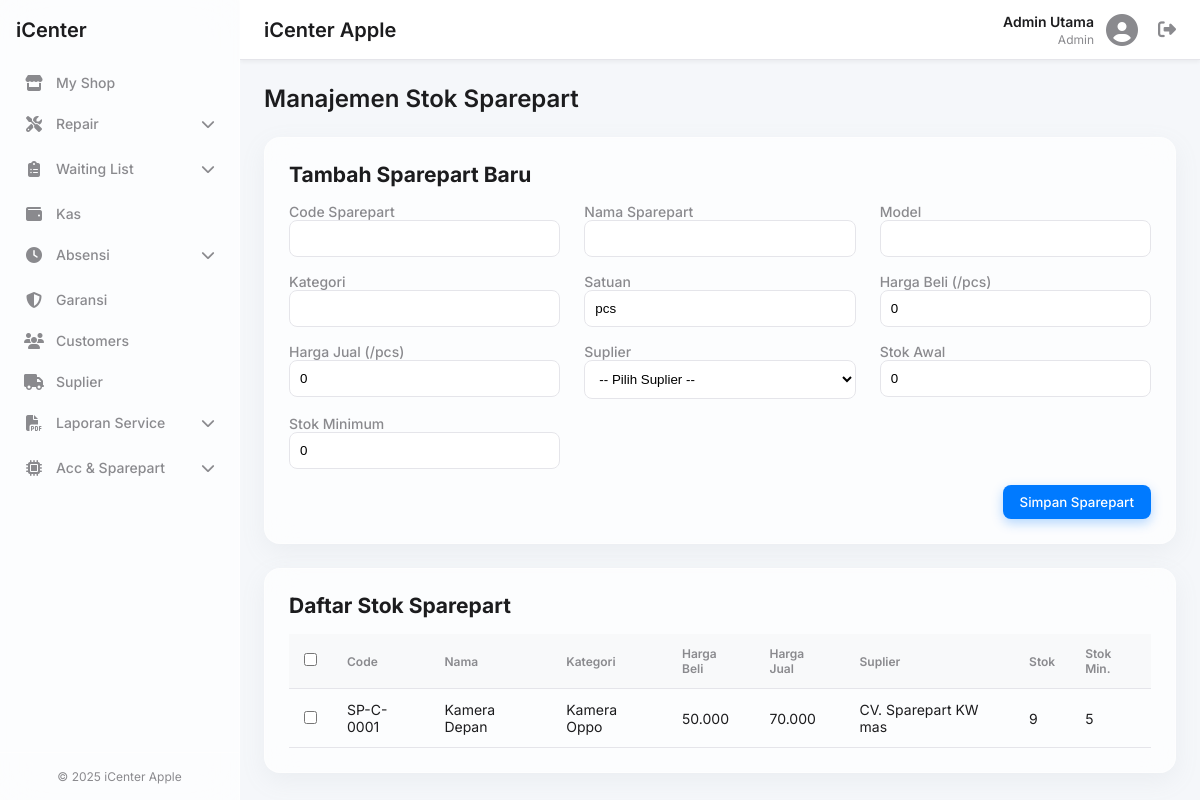
The app's page /stok_sparepart.php (signed in), older data.
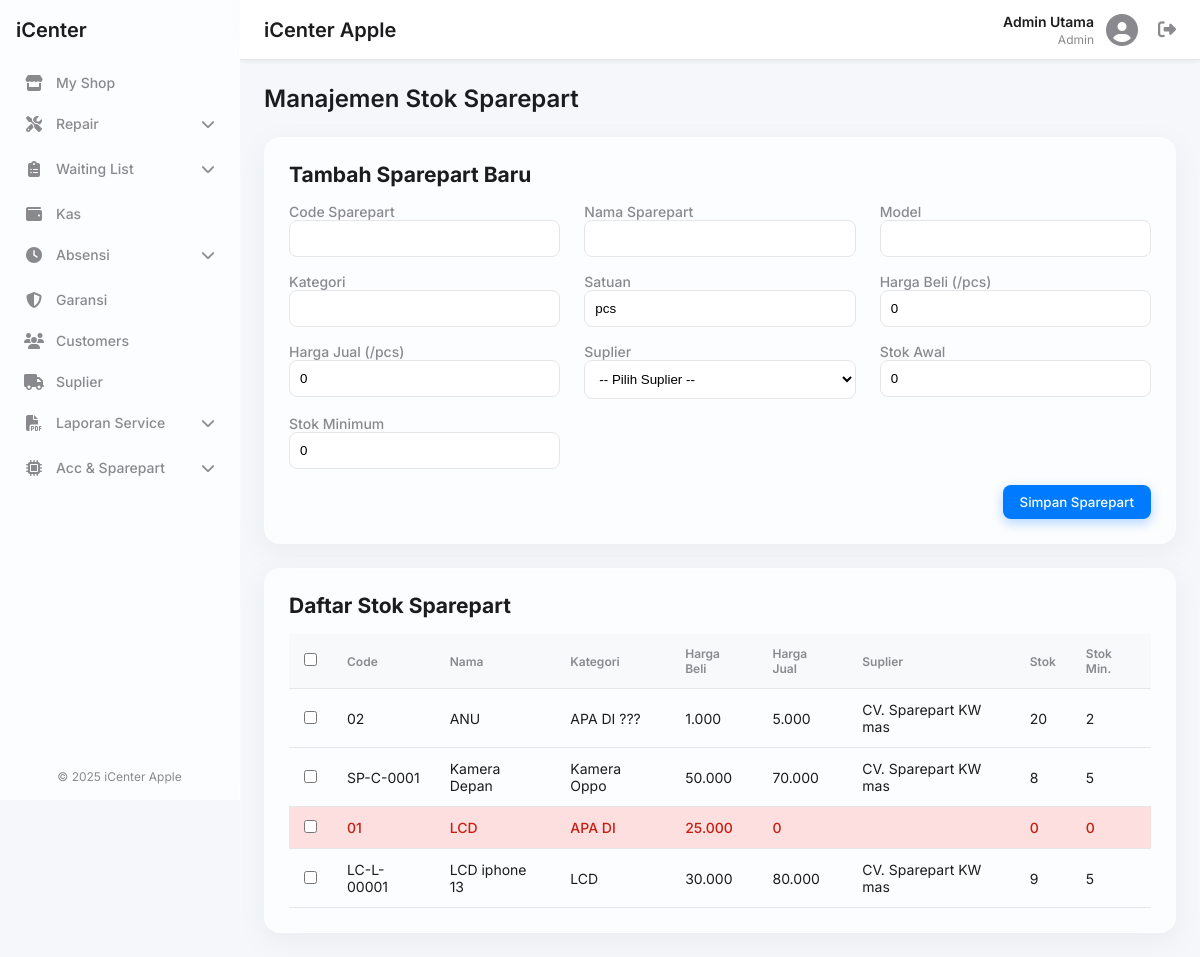
The same page, newer data.
### tables this page shows
CREATE TABLE `master_sparepart` (
  `id` int(11) NOT NULL,
  `code_sparepart` varchar(50) NOT NULL,
  `nama` varchar(100) NOT NULL,
  `model` varchar(100) DEFAULT NULL,
  `kategori` varchar(100) DEFAULT NULL,
  `satuan` varchar(20) DEFAULT 'pcs',
  `harga_beli` decimal(12,2) DEFAULT 0.00,
  `harga_jual` decimal(12,2) DEFAULT 0.00,
  `supplier_merek` varchar(100) DEFAULT NULL,
  `stok_tersedia` int(11) DEFAULT 0,
  `stok_minimum` int(11) DEFAULT 0,
  `created_at` timestamp NULL DEFAULT current_timestamp()
);

### stok_sparepart.php (the view, shortened to what this page needs)
<?php
require_once 'includes/header.php';
$sparepart_data = [];
$sql_select = "SELECT * FROM master_sparepart ORDER BY nama ASC";
$result = $conn->query($sql_select);
if ($result) {
    while ($row = $result->fetch_assoc()) {
        $sparepart_data[] = $row;
    }
}
?>
<h1 class="page-title">Manajemen Stok Sparepart</h1>
<div class="form-container glass-effect">
    <h2 style="margin-bottom: 16px;">Tambah Sparepart Baru</h2>
    <form action="stok_sparepart.php" method="POST">
        <div class="form-grid-3">
            <div class="form-group">
                <label for="code_sparepart">Code Sparepart</label>
                <input type="text" id="code_sparepart" name="code_sparepart" required>
            </div>
            <div class="form-group">
                <label for="nama">Nama Sparepart</label>
                <input type="text" id="nama" name="nama" required>
            </div>
            <div class="form-group">
                <label for="model">Model</label>
                <input type="text" id="model" name="model">
            </div>
            <div class="form-group">
                <label for="kategori">Kategori</label>
                <input type="text" id="kategori" name="kategori">
            </div>
            <div class="form-group">
                <label for="satuan">Satuan</label>
                <input type="text" id="satuan" name="satuan" value="pcs">
            </div>
            <div class="form-group">
                <label for="harga_beli">Harga Beli (/pcs)</label>
                <input type="number" id="harga_beli" name="harga_beli" value="0">
            </div>
            <div class="form-group">
                <label for="harga_jual">Harga Jual (/pcs)</label>
                <input type="number" id="harga_jual" name="harga_jual" value="0">
            </div>
            <div class="form-group">
                <label for="supplier_merek">Suplier</label>
                <select id="supplier_merek" name="supplier_merek">
                    <option value="">-- Pilih Suplier --</option>
                </select>
            </div>
            <div class="form-group">
                <label for="stok_tersedia">Stok Awal</label>
                <input type="number" id="stok_tersedia" name="stok_tersedia" value="0">
            </div>
            <div class="form-group">
                <label for="stok_minimum">Stok Minimum</label>
                <input type="number" id="stok_minimum" name="stok_minimum" value="0">
            </div>
        </div>
        <div class="form-footer">
            <button type="submit" name="simpan_sparepart" class="btn btn-primary">Simpan Sparepart</button>
        </div>
    </form>
</div>
<div class="data-table-container glass-effect">
    <form action="delete_sparepart.php" method="POST" id="deleteForm">
        <div class="data-table-header">
            <h2>Daftar Stok Sparepart</h2>
        </div>
        <div class="table-wrapper">
            <table class="data-table">
                <thead>
                    <tr>
                        <th><input type="checkbox" id="selectAll"></th>
                        <th>Code</th>
                        <th>Nama</th>
                        <th>Kategori</th>
                        <th>Harga Beli</th>
                        <th>Harga Jual</th>
                        <th>Suplier</th>
                        <th>Stok</th>
                        <th>Stok Min.</th>
                    </tr>
                </thead>
                <tbody>
                    <?php if (empty($sparepart_data)): ?>
                        <tr>
                            <td colspan="9" style="text-align: center; padding: 20px;">Belum ada data sparepart.</td>
                        </tr>
                    <?php else: ?>
                        <?php foreach ($sparepart_data as $data): ?>
                            <tr class="<?php echo ($data['stok_tersedia'] <= $data['stok_minimum']) ? 'stock-low' : ''; ?>">
                                <td><input type="checkbox" name="selected_spareparts[]" value="<?php echo htmlspecialchars($data['code_sparepart']); ?>" class="row-checkbox"></td>
                                <td><?php echo htmlspecialchars($data['code_sparepart']); ?></td>
                                <td><?php echo htmlspecialchars($data['nama']); ?></td>
                                <td><?php echo htmlspecialchars($data['kategori']); ?></td>
                                <td><?php echo number_format($data['harga_beli'], 0, ',', '.'); ?></td>
                                <td><?php echo number_format($data['harga_jual'], 0, ',', '.'); ?></td>
                                <td><?php echo htmlspecialchars($data['supplier_merek']); ?></td>
                                <td><?php echo htmlspecialchars($data['stok_tersedia']); ?></td>
                                <td><?php echo htmlspecialchars($data['stok_minimum']); ?></td>
                            </tr>
                        <?php endforeach; ?>
                    <?php endif; ?>
                </tbody>
            </table>
        </div>
    </form>
</div>
<?php
require_once 'includes/footer.php';
?>

Row changes from the older to the newer data that the page shows:
added master_sparepart: code_sparepart "02", nama "ANU", kategori "APA DI ???", harga_beli "1.000", harga_jual "5.000", supplier_merek "CV. Sparepart KW mas", stok_tersedia "20", stok_minimum "2"
changed master_sparepart "SP-C-0001": stok_tersedia "9" → "8"
added master_sparepart: code_sparepart "01", nama "LCD", kategori "APA DI", harga_beli "25.000", harga_jual "0", stok_tersedia "0", stok_minimum "0"
added master_sparepart: code_sparepart "LC-L-00001", nama "LCD iphone 13", kategori "LCD", harga_beli "30.000", harga_jual "80.000", supplier_merek "CV. Sparepart KW mas", stok_tersedia "9", stok_minimum "5"
